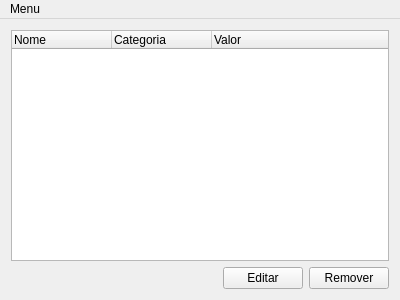
<?xml version="1.0" encoding="UTF-8"?>
<ui version="4.0">
 <class>MainWindow</class>
 <widget class="QMainWindow" name="MainWindow">
  <property name="geometry">
   <rect>
    <x>0</x>
    <y>0</y>
    <width>400</width>
    <height>300</height>
   </rect>
  </property>
  <property name="sizePolicy">
   <sizepolicy hsizetype="Fixed" vsizetype="Fixed">
    <horstretch>0</horstretch>
    <verstretch>0</verstretch>
   </sizepolicy>
  </property>
  <property name="windowTitle">
   <string>MainWindow</string>
  </property>
  <widget class="QWidget" name="centralWidget">
   <layout class="QVBoxLayout" name="verticalLayout">
    <item>
     <widget class="MainWidget" name="entryWidget">
      <column>
       <property name="text">
        <string>Nome</string>
       </property>
      </column>
      <column>
       <property name="text">
        <string>Categoria</string>
       </property>
      </column>
      <column>
       <property name="text">
        <string>Valor</string>
       </property>
      </column>
     </widget>
    </item>
    <item>
     <layout class="QHBoxLayout" name="horizontalLayout">
      <item>
       <spacer name="horizontalSpacer">
        <property name="orientation">
         <enum>Qt::Horizontal</enum>
        </property>
        <property name="sizeHint" stdset="0">
         <size>
          <width>40</width>
          <height>20</height>
         </size>
        </property>
       </spacer>
      </item>
      <item>
       <widget class="QPushButton" name="editButton">
        <property name="text">
         <string>Editar</string>
        </property>
       </widget>
      </item>
      <item>
       <widget class="QPushButton" name="deleteButton">
        <property name="text">
         <string>Remover</string>
        </property>
       </widget>
      </item>
     </layout>
    </item>
   </layout>
  </widget>
  <widget class="QMenuBar" name="menuBar">
   <property name="geometry">
    <rect>
     <x>0</x>
     <y>0</y>
     <width>400</width>
     <height>19</height>
    </rect>
   </property>
   <widget class="QMenu" name="mainMenu">
    <property name="title">
     <string>Menu</string>
    </property>
    <addaction name="addIncomeAction"/>
    <addaction name="addExpenseAction"/>
   </widget>
   <addaction name="mainMenu"/>
  </widget>
  <action name="addIncomeAction">
   <property name="text">
    <string>Adicionar receita</string>
   </property>
  </action>
  <action name="addExpenseAction">
   <property name="text">
    <string>Adicionar despesa</string>
   </property>
  </action>
 </widget>
 <layoutdefault spacing="6" margin="11"/>
 <customwidgets>
  <customwidget>
   <class>MainWidget</class>
   <extends>QTreeWidget</extends>
   <header>mainwidget.h</header>
  </customwidget>
 </customwidgets>
 <resources/>
 <connections/>
</ui>
